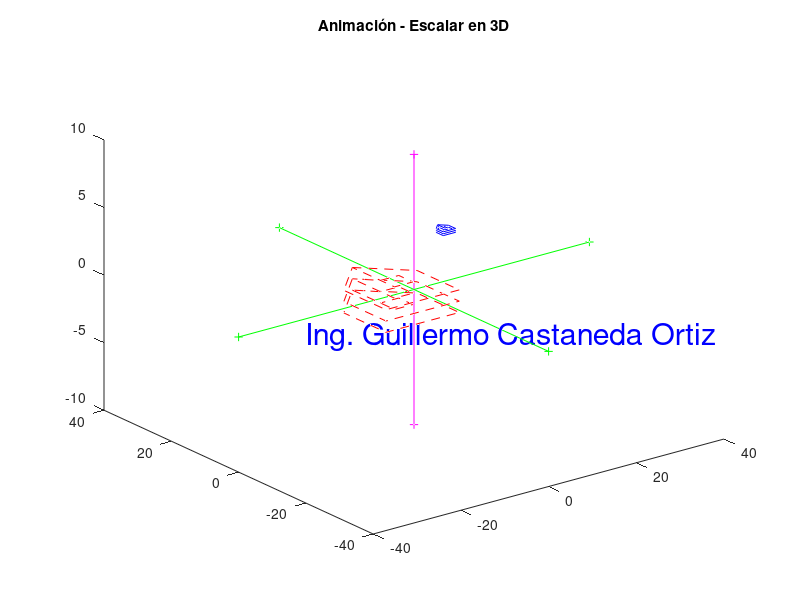

Reproduce this figure in MATLAB.
clc         #Limpia "Ventana de comandos"
clear all   #Limpia "Espacio de trabajo"
#close all  #Cierra las Ventanas abiertas
#format rat
format short
output_precision(2) # utilizar 2 decimales
#Guillermo Castaneda Ortiz
disp("Guillermo Castaneda Ortiz")
#***********************************
# Coordenadas homogeneas de una casa
P1 = [ 3  5  5
       6  4  1
       0  0  0
       1  1  1 ];
P2 = [ 1  1  3
       1  4  6
       0  0  0
       1  1  1 ];
P3 = [ 3  4  4  3
       3  3  4  4
       0  0  0  0
       1  1  1  1 ];

P = [ P1 P2 P3 ];

PF1 = P
PF1(3,:) = -2.2
PF2 = P
PF2(3,:) = -2.4
PF3 = P
PF3(3,:) = -2.6

P = [PF1 PF2 PF3]

# Ajustar el tamaño inicial de la casa
Sx = 0.7;
Sy = 0.7;
Sz = 0.7;
S = [ Sx   0    0    0
      0   Sy    0    0
      0    0   Sz    0
      0    0    0    1 ];

# Ajustar la posición inicial de la casa
Tx = 28
Ty = 28
Tz =  0
T = [ 1   0   0   Tx
      0   1   0   Ty
      0   0   1   Tz
      0   0   0   1 ]

# Aplicar las 2 transformaciones anteriores
# Ajustar posición y escala inicial de la casa
P = T*S*P;

#***********************************
# Comienza el proceso de animaci�n
#***********************************
#Guillermo Casta�eda Ortiz

# desplazamiento de la animación
Tx = -0.6;
Ty = -0.6;
Tz =  0.04;
T = [ 1   0   0   Tx
      0   1   0   Ty
      0   0   1   Tz
      0   0   0   1 ]
# Escala de la animaión
escala = 1.015
Sx = escala;
Sy = escala;
Sz = escala;
S = [ Sx   0    0    0
      0   Sy    0    0
      0    0   Sz    0
      0    0    0    1 ];
#***********************************
figure(1)
dx = 40;
dy = 40;
dz = 10;
Pp = P;
for i=1:120;  # 120 ciclos
  Pp = T*S*Pp;

  hold off
  plot3(P(1,:), P(2,:), P(3,:), "-b")
  axis( [-dx  dx  -dy  dy  -dz  dz] )
  hold on
  plot3(Pp(1,:), Pp(2,:), Pp(3,:), "--r")
  ##############
  title("Animación - Escalar en 3D")
  text(-30, -7, "Ing. Guillermo Castaneda Ortiz",
               "fontsize", 22, "color", "b")

  # Eje X
  Ex = [ -dx   dx
           0    0
           0    0
           1    1 ];
  plot3(Ex(1,:), Ex(2,:), Ex(3,:), "-+g")
  # Eje Y
  Ey = [   0    0
         -dy   dy
           0    0
           1    1 ];
  plot3(Ey(1,:), Ey(2,:), Ex(3,:), "-+g")
  # Eje Z
  Ez = [   0    0
           0    0
         -dz   dz
           1    1 ];
  plot3(Ez(1,:), Ez(2,:), Ez(3,:), "-+m")

  ##############
  pause(0.01)
end;
#***********************************

Puntos_Pp = Pp(:,1:4)
